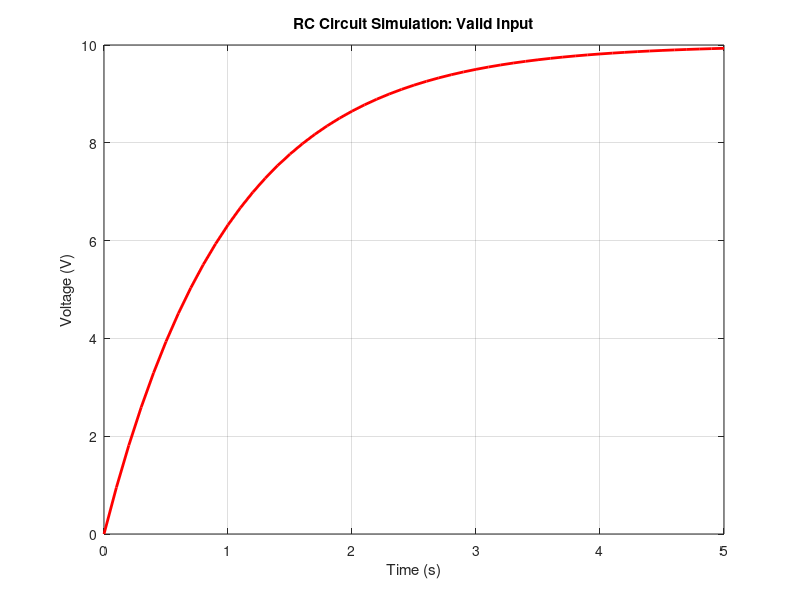
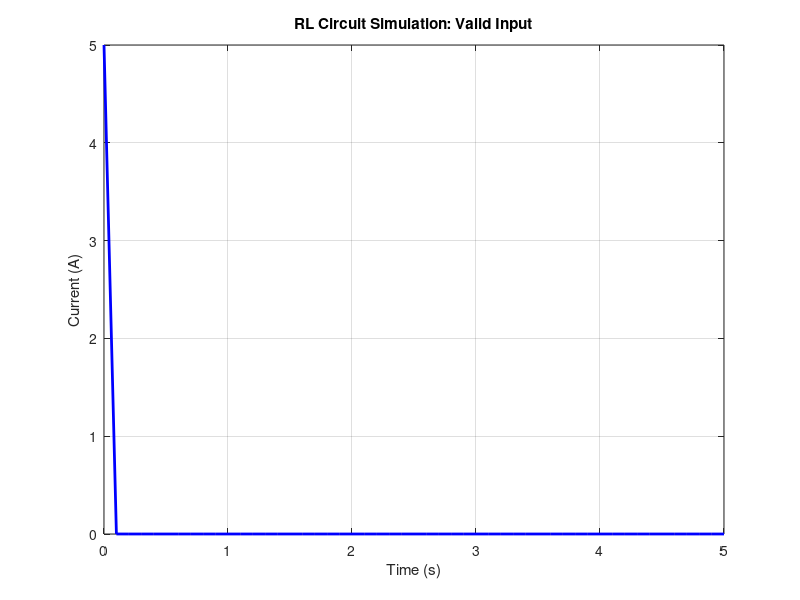
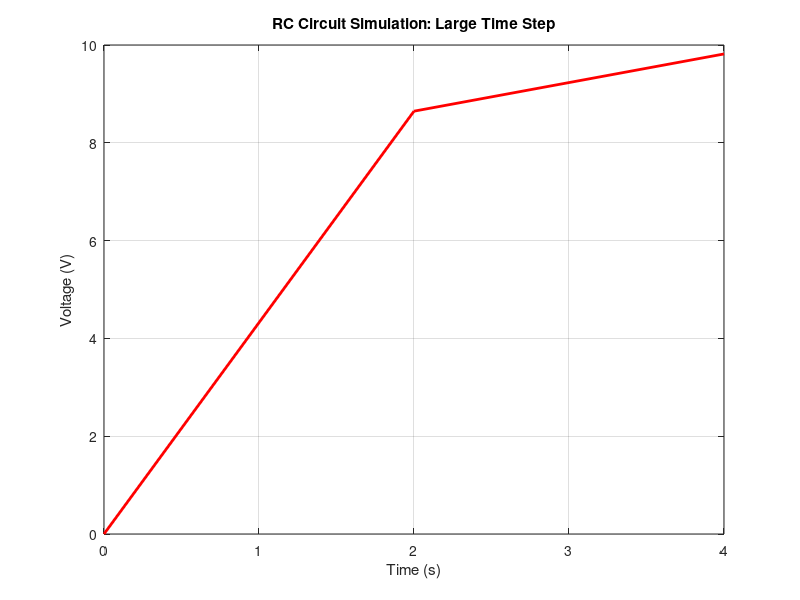

Write the MATLAB code that produced these figures, in order.
% Test Cases for RC and RL Circuit Transient Response Simulations

disp('Running Test Cases...');

%% Test Case 1: Valid Inputs for RC Circuit
try
    disp('Test Case 1: Valid Inputs for RC Circuit');
    R = 100;  % Resistance in ohms
    C = 0.01; % Capacitance in farads
    V0 = 10;  % Initial voltage in volts
    t_end = 5; % End time in seconds
    dt = 0.1;  % Time step in seconds
    
    % Run RC circuit simulation
    t = 0:dt:t_end;
    tau = R * C;
    V_t = V0 * (1 - exp(-t / tau)); % Expected output
    
    % Plot for manual inspection
    figure;
    plot(t, V_t, 'r', 'LineWidth', 2);
    title('RC Circuit Simulation: Valid Input');
    xlabel('Time (s)');
    ylabel('Voltage (V)');
    grid on;
    
    disp('Pass: Valid inputs for RC circuit simulated successfully.');
catch ME
    disp(['Fail: ' ME.message]);
end

%% Test Case 2: Invalid Inputs for RC Circuit (Negative Resistance)
try
    disp('Test Case 2: Invalid Inputs for RC Circuit (Negative Resistance)');
    R = -100;  % Invalid negative resistance
    C = 0.01;
    V0 = 10;
    
    % Expecting error for negative resistance
    if R <= 0
        error('Resistance must be a positive value.');
    end
catch ME
    disp(['Pass: Caught expected error - ' ME.message]);
end

%% Test Case 3: Valid Inputs for RL Circuit
try
    disp('Test Case 3: Valid Inputs for RL Circuit');
    R = 50;   % Resistance in ohms
    L = 0.5;  % Inductance in henrys
    I0 = 5;   % Initial current in amps
    t_end = 5; % End time in seconds
    dt = 0.1;  % Time step in seconds
    
    % Run RL circuit simulation
    t = 0:dt:t_end;
    tau = L / R;
    I_t = I0 * exp(-t / tau); % Expected output
    
    % Plot for manual inspection
    figure;
    plot(t, I_t, 'b', 'LineWidth', 2);
    title('RL Circuit Simulation: Valid Input');
    xlabel('Time (s)');
    ylabel('Current (A)');
    grid on;
    
    disp('Pass: Valid inputs for RL circuit simulated successfully.');
catch ME
    disp(['Fail: ' ME.message]);
end

%% Test Case 4: Edge Case (Zero Capacitance for RC Circuit)
try
    disp('Test Case 4: Edge Case (Zero Capacitance for RC Circuit)');
    R = 100;  % Resistance in ohms
    C = 0;    % Invalid capacitance (zero)
    V0 = 10;
    
    % Expecting error for zero capacitance
    if C <= 0
        error('Capacitance must be a positive value.');
    end
catch ME
    disp(['Pass: Caught expected error - ' ME.message]);
end

%% Test Case 5: Edge Case (Zero Inductance for RL Circuit)
try
    disp('Test Case 5: Edge Case (Zero Inductance for RL Circuit)');
    R = 50;  % Resistance in ohms
    L = 0;   % Invalid inductance (zero)
    I0 = 5;
    
    % Expecting error for zero inductance
    if L <= 0
        error('Inductance must be a positive value.');
    end
catch ME
    disp(['Pass: Caught expected error - ' ME.message]);
end

%% Test Case 6: Large Time Step for RC Circuit
try
    disp('Test Case 6: Large Time Step for RC Circuit');
    R = 100;
    C = 0.01;
    V0 = 10;
    t_end = 5;
    dt = 2;   % Large time step
    
    % Run RC circuit simulation with large time step
    t = 0:dt:t_end;
    tau = R * C;
    V_t = V0 * (1 - exp(-t / tau)); % Expected output
    
    % Plot for manual inspection
    figure;
    plot(t, V_t, 'r', 'LineWidth', 2);
    title('RC Circuit Simulation: Large Time Step');
    xlabel('Time (s)');
    ylabel('Voltage (V)');
    grid on;
    
    disp('Pass: Large time step for RC circuit simulated successfully, but may lack smoothness.');
catch ME
    disp(['Fail: ' ME.message]);
end

%% Summary
disp('All test cases completed.');
